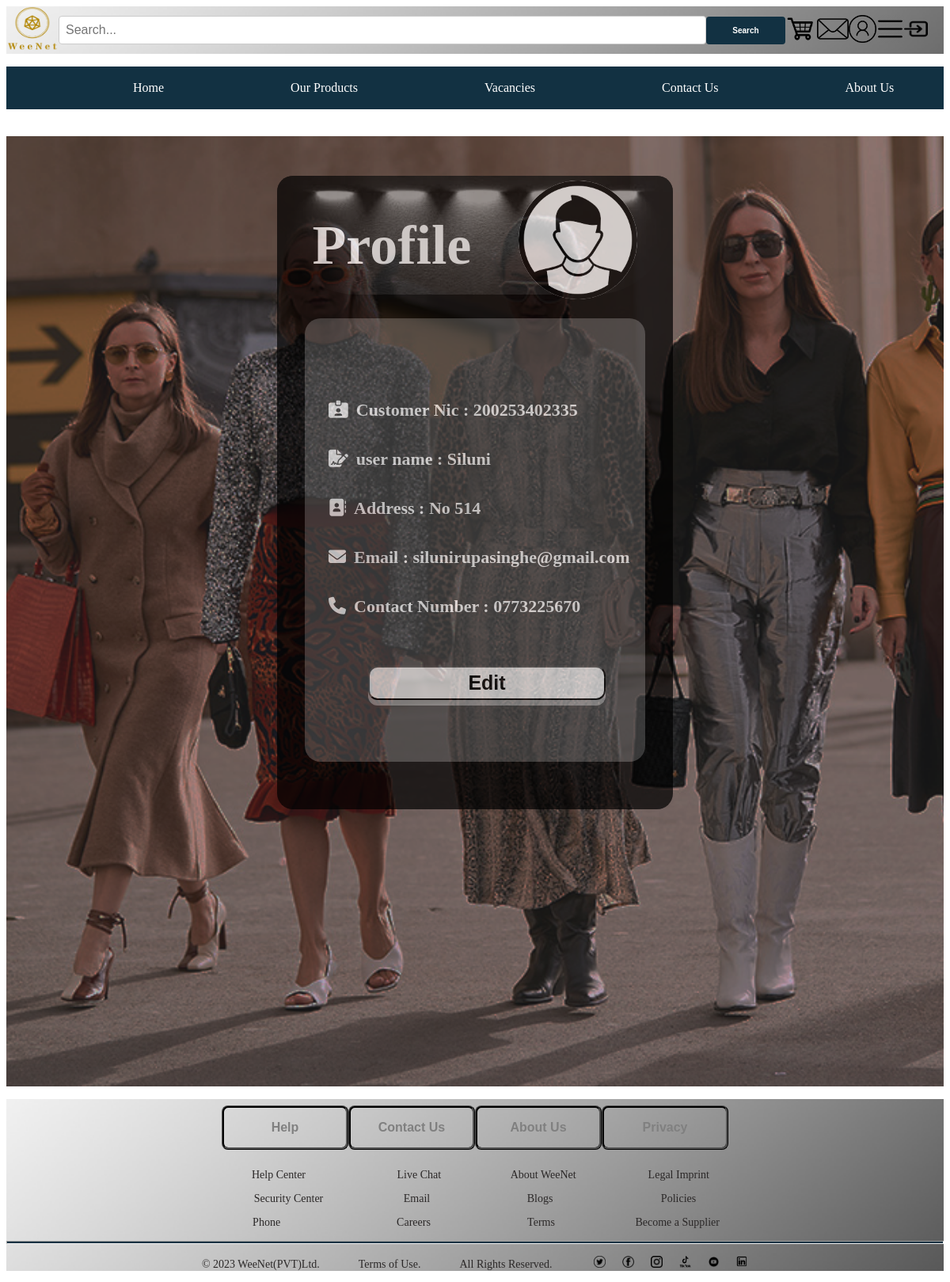
The page /profile.php (signed in) on the database its author committed.
### tables this page shows
CREATE TABLE `customers` (
  `nic` varchar(12) NOT NULL,
  `firstname` varchar(50) NOT NULL,
  `lastname` varchar(50) NOT NULL,
  `username` varchar(50) NOT NULL,
  `email` varchar(100) NOT NULL,
  `address` varchar(100) NOT NULL,
  `dob` date NOT NULL,
  `contact` varchar(10) NOT NULL,
  `password` varchar(255) NOT NULL
);

### profile.php (the view, shortened to what this page needs)
<!DOCTYPE html>
<html lang="en">
<head>
    <link rel="stylesheet" href="css/DahamProfileAbout.css">
</head>
<body>
    <?php include 'header.php'; ?>
    <?php include 'connection/Dahamconfig.php'; ?>
    <div class="prof_section1">
        <div class="pro_box">
            <div class="pro_box1_upper">
                <div class="pro_box1_heading">Profile</div>
                <div class="pro_box1_image">
                </div>
            </div>
            <div class="pro_box1_lower" id="pro_box1">
                <?php
                $sql = "SELECT * FROM customers WHERE nic='{$_SESSION['user_id']}'";
                $result = $conn->query($sql);
                if ($result->num_rows > 0) {
                    while ($row = $result->fetch_assoc()) {
                        echo "<div class='pro_box1_lower_com pro_box1_lower_ID'><i class='fa-solid fa-id-card-clip prof_icon'></i>Customer Nic :  <label class='pro_box1_lower_data'>" . $row["nic"] . "</label></div>
                <div class='pro_box1_lower_com pro_box1_lower_name'><i class='fa-solid fa-file-signature prof_icon'></i>user name :  <label class='pro_box1_lower_data'>" . $row["username"]. "</label></div>
                <div class='pro_box1_lower_com pro_box1_lower_address'><i class='fa-solid fa-address-book prof_icon'></i>Address : <label class='pro_box1_lower_data'>" . $row["address"] . "</label></div>
                <div class='pro_box1_lower_com pro_box1_lower_email'><i class='fa-solid fa-envelope prof_icon'></i>Email : <label class='pro_box1_lower_data'>" . $row["email"] . "</label></div>
                <div class='pro_box1_lower_com pro_box1_lower_number'><i class='fa-solid fa-phone prof_icon'></i>Contact Number : <label class='pro_box1_lower_data'>" . $row["contact"] . "</label></div>";
                    }
                } else {
                    echo "<p style='color: white; font-size: 25px; text-align: center;'>cannot view or edit admin's data</p>";
                }
                ?>
                <input type="button" class="pro_box1_lower_edit" value="  Edit  " name="pro_edit" onclick="profileedit('pro_box2');">
            </div>
        </div>
    </div>
    <?php include 'footer.php'; ?>
</body>
</html>

### css/DahamProfileAbout.css (style rules this page uses)
.prof_section1 { width: 100%; height: 1200px; display: flex; justify-content: center; gap: 100px; background-image: url(../resources/profile/bg.png); background-color: #333336; background-repeat: no-repeat; background-position-x: -200px; background-size: cover; }
.pro_box { width: 500px; height: 800px; border-radius: 20px; margin-top: 50px; background-color: black; opacity: 0.7; display: flex; flex-direction: column; align-items: center; gap: 30px; }
.pro_box1_upper { width: 500px; height: 150px; background-image: url(../resources/profile/profbg.png); background-size: cover; background-repeat: no-repeat; border-bottom-right-radius:100px ; border-bottom-left-radius:100px ; border-top-left-radius: 20px; border-top-right-radius:20px ; display: flex; align-items: center; justify-content: center; gap: 60px; }
.pro_box1_heading { margin-top: 25px; font-family: Comic Sans MS; color: white; font-size: 70px; font-weight: bold; }
.pro_box1_image { margin-top: 12px; width: 150px; height: 150px; background-image: url(../resources/profile/logo1.png); background-size: cover; border-radius: 80px; }
.pro_box1_lower { width: 400px; height: 560px; background-color: rgba(71, 71, 71, 0.981); background-position-x: 170px; background-position-y: -30px; background-repeat: no-repeat; background-size: cover; border-radius: 20px; padding-left: 30px; display: flex; flex-direction: column; justify-content: center; transition: 0.5s; }
.pro_box1_lower_com { margin-top: 12px; line-height: 50px; color: white; font-family: Georgia; font-size: 22px; font-weight: bold; }
.prof_icon { margin-right: 10px; }
.pro_box1_lower_data { color: white; font-family: Times New Roman; }
.pro_box1_lower_edit { margin-top: 50px; font-size: 25px; margin-right: 50px; margin-left: 50px; padding: 5px; font-weight: bold; cursor: pointer; border-radius: 12px; box-shadow: 0 7px #999; }

### css/styleshenal.css (style rules this page uses)
html { scroll-behavior: smooth; }

### rows shown on the page
customers: nic "200253402335", username "Siluni", address "No 514", email "silunirupasinghe@gmail.com", contact "0773225670"
